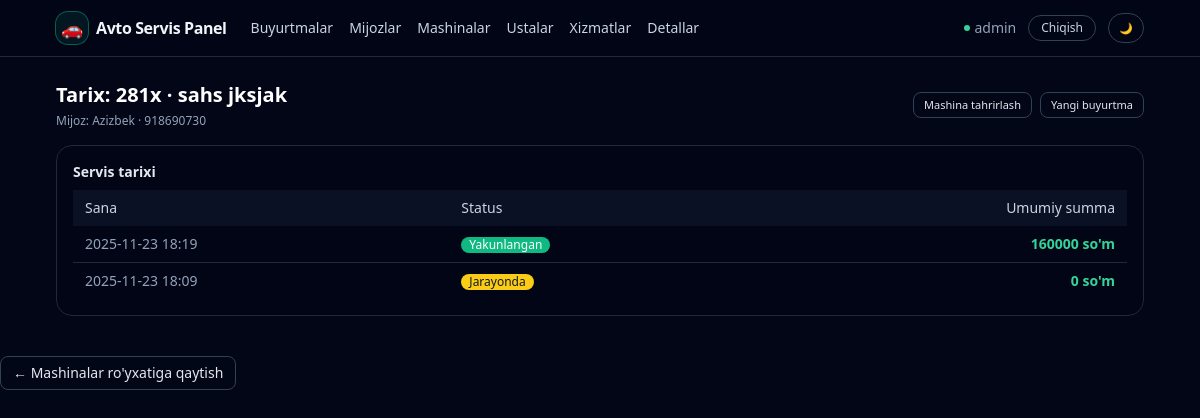
/car/1/history/ (signed in), run on an earlier commit of the app's database.
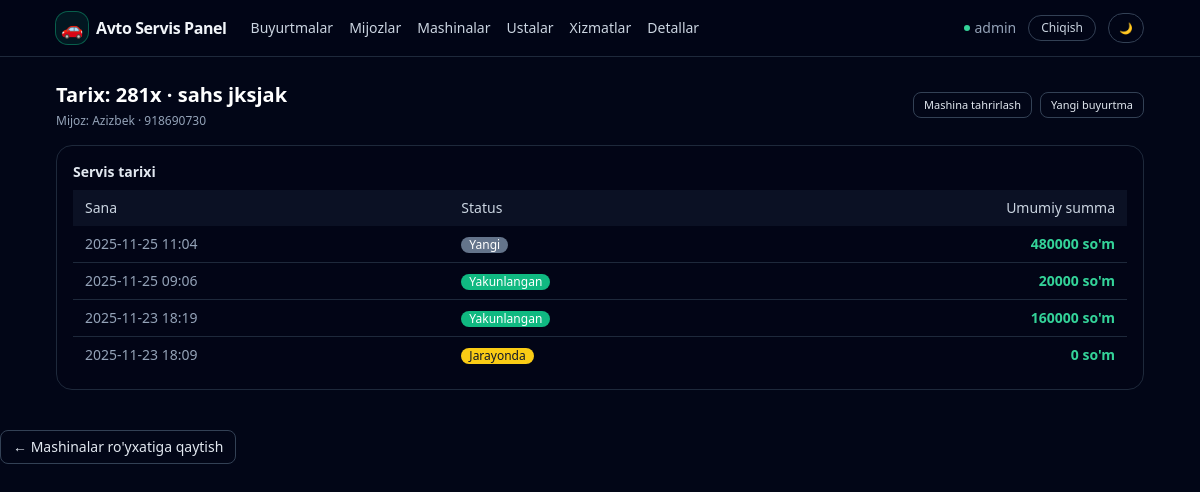
And on a later commit of the database.
### apps/models.py (models this page shows, shortened)
class Order(models.Model):
    customer = models.ForeignKey(
        Customer, on_delete=models.CASCADE, related_name="orders"
    )
    car = models.ForeignKey(
        Car, on_delete=models.CASCADE, related_name="orders"
    )
    master = models.ForeignKey(
        Master,
        on_delete=models.SET_NULL,
        related_name="orders",
        null=True,
        blank=True,
    )
    description = models.TextField(_("Problem description"), blank=True)
    status = models.CharField(
        _("Status"),
        max_length=32,
        choices=OrderStatus.choices,
        default=OrderStatus.NEW,
        db_index=True,
    )
    payment_status = models.CharField(
        _("Payment status"),
        max_length=32,
        choices=PaymentStatus.choices,
        default=PaymentStatus.UNPAID,
    )
    payment_type = models.CharField(
        _("Payment type"),
        max_length=32,
        choices=PaymentType.choices,
        blank=True,
    )
    total_amount = models.DecimalField(
        _("Total amount"),
        max_digits=14,
        decimal_places=2,
        default=0,
    )
    created_at = models.DateTimeField(_("Created at"), auto_now_add=True)
    updated_at = models.DateTimeField(_("Updated at"), auto_now=True)
    class Meta:
        verbose_name = _("Order")
        verbose_name_plural = _("Orders")
        ordering = ["-created_at"]

### apps/views/cars.py (the view)
# urls.py: path("car/<int:pk>/history/", car_history, name="car_history"),
@login_required
def car_history(request, pk: int):
    car = get_object_or_404(Car, pk=pk)
    orders = car.orders.select_related("customer", "master").all()
    return render(
        request,
        "cars/car_history.html",
        {"car": car, "orders": orders},
    )

### templates/cars/car_history.html (shortened to what this page needs)
{% extends "base.html" %}
{% block content %}
<div class="mb-4 flex items-center justify-between">
    <div>
        <h1 class="text-xl font-semibold text-white">
            Tarix: {{ car.plate_number }} · {{ car.brand }} {{ car.model }}
        </h1>
        <p class="text-xs text-slate-400 mt-1">
            Mijoz: {{ car.customer.full_name }} · {{ car.customer.phone }}
        </p>
    </div>
    <div class="flex flex-wrap gap-2 text-xs">
        <a href="{% url 'apps:car_update' car.pk %}"
           class="inline-flex items-center rounded-lg border border-slate-700 px-2.5 py-1 text-[11px] font-medium text-slate-200 hover:bg-slate-800 transition">
            Mashina tahrirlash
        </a>
        <a href="{% url 'apps:order_create' %}?car={{ car.pk }}&customer={{ car.customer.pk }}"
           class="inline-flex items-center rounded-lg border border-slate-700 px-2.5 py-1 text-[11px] font-medium text-slate-200 hover:bg-slate-800 transition">
            Yangi buyurtma
        </a>
    </div>
</div>
<div class="rounded-2xl border border-slate-800 bg-slate-950/60 p-4">
    <h2 class="text-sm font-semibold text-slate-200 mb-2">Servis tarixi</h2>
    <div class="overflow-x-auto">
        <table class="min-w-full text-xs sm:text-sm">
            <thead class="bg-slate-900/70 text-slate-300">
            <tr>
                <th class="px-3 py-2 text-left font-medium">Sana</th>
                <th class="px-3 py-2 text-left font-medium">Status</th>
                <th class="px-3 py-2 text-right font-medium">Umumiy summa</th>
            </tr>
            </thead>
            <tbody class="divide-y divide-slate-800">
            {% for order in orders %}
                <tr class="hover:bg-slate-900/70 cursor-pointer"
                    onclick="window.location='{% url 'apps:order_detail' order.pk %}'">
                    <td class="px-3 py-2 text-slate-400">{{ order.created_at|date:"Y-m-d H:i" }}</td>
                    <td class="px-3 py-2">
                        {% if order.status == "new" %}
                            <span class="status-badge-new">Yangi</span>
                        {% elif order.status == "in_progress" %}
                            <span class="status-badge-in_progress">Jarayonda</span>
                        {% elif order.status == "checking" %}
                            <span class="status-badge-checking">Tekshirilmoqda</span>
                        {% elif order.status == "completed" %}
                            <span class="status-badge-completed">Yakunlangan</span>
                        {% else %}
                            <span class="inline-flex items-center rounded-full bg-slate-700 px-2 py-0.5 text-xs text-white">
                                {{ order.get_status_display }}
                            </span>
                        {% endif %}
                    </td>
                    <td class="px-3 py-2 text-right text-emerald-400 font-semibold">
                        {{ order.total_amount|floatformat:0 }} so'm
                    </td>
                </tr>
            {% empty %}
                <tr>
                    <td colspan="3" class="px-3 py-4 text-center text-slate-500">
                        Hozircha servis tarixi yo'q
                    </td>
                </tr>
            {% endfor %}
            </tbody>
        </table>
    </div>
    </div>
</div>
<a href="{% url 'apps:car_list' %}"
   class="inline-flex items-center rounded-lg border border-slate-700 px-3 py-1.5 text-xs sm:text-sm font-medium text-slate-200 hover:bg-slate-800 transition mt-4">
    ← Mashinalar ro'yxatiga qaytish
</a>
{% endblock %}

What changed in the data, as far as the page shows it:
added Order: created_at "2025-11-25 11:04", status "Yangi", total_amount "480000"
added Order: created_at "2025-11-25 09:06", status "Yakunlangan", total_amount "20000"
